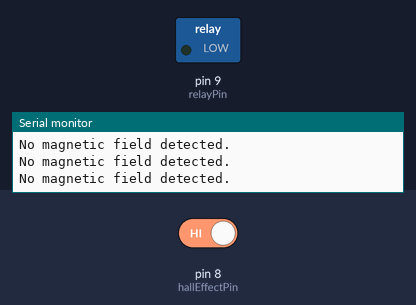
Bench run of a sketch on a simulated Arduino Uno, built with avr-gcc and run on an emulated ATmega328P. Parts: switched loads named in the sketch (green lamp = pin HIGH), the last lines printed to the serial monitor. Inputs (shaded band) come from the test bench; at power-on: pin 8 (hallEffectPin) HIGH.

Above: at 10.8 s.
10.9 s: pin 8 (hallEffectPin) driven LOW
At 61.0 s:
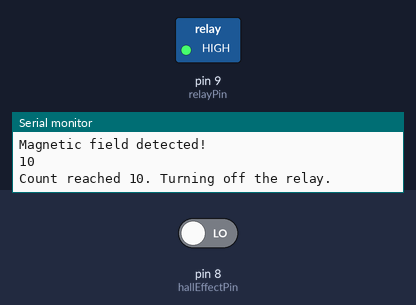
Timing chart, 0 to 61.5 s (numbered marks = the images above; inputs shaded):
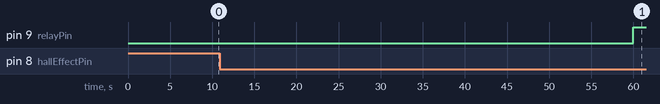

Measured:
- after the input at 10.9 s, pin 9 (relayPin): LOW → HIGH after 49.1 s

The sketch:

Chain_link_twister.ino
```cpp
const int hallEffectPin = 8;
const int relayPin = 9;
int count = 0;

void setup() {
  Serial.begin(9600);
  pinMode(hallEffectPin, INPUT);
  pinMode(relayPin, OUTPUT);
}

void loop() {
  int sensorValue = digitalRead(hallEffectPin);
  if (sensorValue == LOW)
  {
    Serial.println("Magnetic field detected!");
    count++;
    Serial.println(count);
  }
if (count == 10)
{
  Serial.println("Count reached 10. Turning off the relay.");
  digitalWrite(relayPin, HIGH); // Turn off the relay
}
else
{
  Serial.println("No magnetic field detected.");
}

  delay(5000);
}
```
